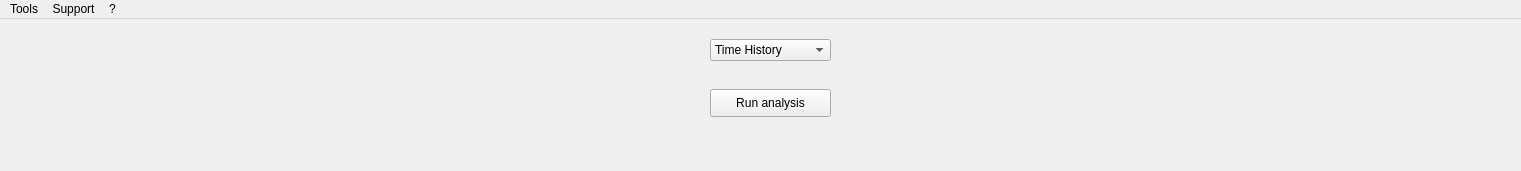
<?xml version="1.0" encoding="UTF-8"?>
<ui version="4.0">
 <class>MainWindow</class>
 <widget class="QMainWindow" name="MainWindow">
  <property name="geometry">
   <rect>
    <x>0</x>
    <y>0</y>
    <width>1521</width>
    <height>171</height>
   </rect>
  </property>
  <property name="windowTitle">
   <string>NC92-Soil</string>
  </property>
  <widget class="QWidget" name="centralwidget">
   <widget class="Line" name="line">
    <property name="geometry">
     <rect>
      <x>30</x>
      <y>560</y>
      <width>1261</width>
      <height>16</height>
     </rect>
    </property>
    <property name="orientation">
     <enum>Qt::Horizontal</enum>
    </property>
   </widget>
   <widget class="QPushButton" name="pushButton_run">
    <property name="geometry">
     <rect>
      <x>710</x>
      <y>70</y>
      <width>121</width>
      <height>28</height>
     </rect>
    </property>
    <property name="text">
     <string>Run analysis</string>
    </property>
   </widget>
   <widget class="QGroupBox" name="groupBox_TH">
    <property name="geometry">
     <rect>
      <x>20</x>
      <y>570</y>
      <width>741</width>
      <height>281</height>
     </rect>
    </property>
    <property name="autoFillBackground">
     <bool>true</bool>
    </property>
    <property name="title">
     <string>Time history</string>
    </property>
    <widget class="MplWidget" name="graphWidget_TH" native="true">
     <property name="geometry">
      <rect>
       <x>10</x>
       <y>20</y>
       <width>701</width>
       <height>151</height>
      </rect>
     </property>
    </widget>
    <widget class="QLineEdit" name="lineEdit_FS">
     <property name="geometry">
      <rect>
       <x>70</x>
       <y>190</y>
       <width>113</width>
       <height>22</height>
      </rect>
     </property>
     <property name="toolTip">
      <string>If specified in input file, sample frequency will be automatically imported from input file</string>
     </property>
     <property name="text">
      <string>200</string>
     </property>
    </widget>
    <widget class="QLabel" name="label_7">
     <property name="geometry">
      <rect>
       <x>10</x>
       <y>190</y>
       <width>51</width>
       <height>16</height>
      </rect>
     </property>
     <property name="font">
      <font>
       <bold>false</bold>
      </font>
     </property>
     <property name="text">
      <string>FS [Hz]</string>
     </property>
    </widget>
    <widget class="QLabel" name="label_8">
     <property name="geometry">
      <rect>
       <x>260</x>
       <y>190</y>
       <width>81</width>
       <height>16</height>
      </rect>
     </property>
     <property name="font">
      <font>
       <bold>false</bold>
      </font>
     </property>
     <property name="text">
      <string>Original units</string>
     </property>
    </widget>
    <widget class="QComboBox" name="comboBox_Units">
     <property name="geometry">
      <rect>
       <x>350</x>
       <y>190</y>
       <width>91</width>
       <height>22</height>
      </rect>
     </property>
     <item>
      <property name="text">
       <string>g</string>
      </property>
     </item>
     <item>
      <property name="text">
       <string>cm/s^2</string>
      </property>
     </item>
     <item>
      <property name="text">
       <string>m/s^2</string>
      </property>
     </item>
    </widget>
    <widget class="QPushButton" name="pushButton_loadTH">
     <property name="geometry">
      <rect>
       <x>590</x>
       <y>190</y>
       <width>121</width>
       <height>28</height>
      </rect>
     </property>
     <property name="text">
      <string>Load time history</string>
     </property>
    </widget>
    <widget class="QComboBox" name="comboBox_eventList">
     <property name="enabled">
      <bool>false</bool>
     </property>
     <property name="geometry">
      <rect>
       <x>100</x>
       <y>240</y>
       <width>621</width>
       <height>22</height>
      </rect>
     </property>
    </widget>
    <widget class="QLabel" name="label_14">
     <property name="geometry">
      <rect>
       <x>10</x>
       <y>240</y>
       <width>71</width>
       <height>16</height>
      </rect>
     </property>
     <property name="font">
      <font>
       <bold>false</bold>
      </font>
     </property>
     <property name="text">
      <string>File name</string>
     </property>
    </widget>
   </widget>
   <widget class="QComboBox" name="comboBox_THorRVT">
    <property name="geometry">
     <rect>
      <x>710</x>
      <y>20</y>
      <width>121</width>
      <height>22</height>
     </rect>
    </property>
    <item>
     <property name="text">
      <string>Time History</string>
     </property>
    </item>
    <item>
     <property name="text">
      <string>RVT</string>
     </property>
    </item>
   </widget>
   <widget class="QGroupBox" name="groupBox_RVT">
    <property name="geometry">
     <rect>
      <x>20</x>
      <y>570</y>
      <width>741</width>
      <height>301</height>
     </rect>
    </property>
    <property name="autoFillBackground">
     <bool>true</bool>
    </property>
    <property name="title">
     <string>RVT</string>
    </property>
    <widget class="QLabel" name="label_18">
     <property name="geometry">
      <rect>
       <x>10</x>
       <y>240</y>
       <width>71</width>
       <height>16</height>
      </rect>
     </property>
     <property name="text">
      <string>File name</string>
     </property>
    </widget>
    <widget class="QComboBox" name="comboBox_spectraList">
     <property name="enabled">
      <bool>false</bool>
     </property>
     <property name="geometry">
      <rect>
       <x>100</x>
       <y>240</y>
       <width>621</width>
       <height>22</height>
      </rect>
     </property>
    </widget>
    <widget class="MplWidget" name="graphWidget_Spectrum" native="true">
     <property name="geometry">
      <rect>
       <x>10</x>
       <y>20</y>
       <width>701</width>
       <height>151</height>
      </rect>
     </property>
    </widget>
    <widget class="QLabel" name="label_19">
     <property name="geometry">
      <rect>
       <x>360</x>
       <y>190</y>
       <width>81</width>
       <height>16</height>
      </rect>
     </property>
     <property name="font">
      <font>
       <bold>false</bold>
      </font>
     </property>
     <property name="text">
      <string>Original units</string>
     </property>
    </widget>
    <widget class="QPushButton" name="pushButton_loadSpectra">
     <property name="geometry">
      <rect>
       <x>590</x>
       <y>190</y>
       <width>121</width>
       <height>28</height>
      </rect>
     </property>
     <property name="text">
      <string>Load target spectra</string>
     </property>
    </widget>
    <widget class="QComboBox" name="comboBox_SpectraUnits">
     <property name="geometry">
      <rect>
       <x>450</x>
       <y>190</y>
       <width>91</width>
       <height>22</height>
      </rect>
     </property>
     <item>
      <property name="text">
       <string>g</string>
      </property>
     </item>
     <item>
      <property name="text">
       <string>cm/s^2</string>
      </property>
     </item>
     <item>
      <property name="text">
       <string>m/s^2</string>
      </property>
     </item>
    </widget>
    <widget class="QLabel" name="label_20">
     <property name="geometry">
      <rect>
       <x>10</x>
       <y>190</y>
       <width>81</width>
       <height>16</height>
      </rect>
     </property>
     <property name="text">
      <string>Duration [s]</string>
     </property>
    </widget>
    <widget class="QLineEdit" name="lineEdit_duration">
     <property name="geometry">
      <rect>
       <x>100</x>
       <y>190</y>
       <width>51</width>
       <height>22</height>
      </rect>
     </property>
     <property name="text">
      <string>5</string>
     </property>
    </widget>
    <widget class="QLineEdit" name="lineEdit_damping">
     <property name="geometry">
      <rect>
       <x>270</x>
       <y>190</y>
       <width>51</width>
       <height>22</height>
      </rect>
     </property>
     <property name="text">
      <string>0.05</string>
     </property>
    </widget>
    <widget class="QLabel" name="label_21">
     <property name="geometry">
      <rect>
       <x>200</x>
       <y>190</y>
       <width>61</width>
       <height>16</height>
      </rect>
     </property>
     <property name="text">
      <string>Damping</string>
     </property>
    </widget>
    <widget class="QComboBox" name="comboBox_showWhat">
     <property name="geometry">
      <rect>
       <x>10</x>
       <y>270</y>
       <width>131</width>
       <height>22</height>
      </rect>
     </property>
     <item>
      <property name="text">
       <string>Show RS</string>
      </property>
     </item>
     <item>
      <property name="text">
       <string>Show FAS</string>
      </property>
     </item>
    </widget>
    <widget class="QCheckBox" name="checkBox_xlog">
     <property name="geometry">
      <rect>
       <x>180</x>
       <y>270</y>
       <width>111</width>
       <height>20</height>
      </rect>
     </property>
     <property name="text">
      <string>X log scale</string>
     </property>
    </widget>
    <widget class="QCheckBox" name="checkBox_ylog">
     <property name="geometry">
      <rect>
       <x>280</x>
       <y>270</y>
       <width>111</width>
       <height>20</height>
      </rect>
     </property>
     <property name="text">
      <string>Y log scale</string>
     </property>
    </widget>
   </widget>
   <widget class="QWidget" name="layoutWidget">
    <property name="geometry">
     <rect>
      <x>950</x>
      <y>180</y>
      <width>113</width>
      <height>100</height>
     </rect>
    </property>
    <layout class="QVBoxLayout" name="verticalLayout"/>
   </widget>
   <zorder>groupBox_RVT</zorder>
   <zorder>groupBox_TH</zorder>
   <zorder>line</zorder>
   <zorder>pushButton_run</zorder>
   <zorder>comboBox_THorRVT</zorder>
   <zorder>layoutWidget</zorder>
  </widget>
  <widget class="QMenuBar" name="menubar">
   <property name="geometry">
    <rect>
     <x>0</x>
     <y>0</y>
     <width>1521</width>
     <height>24</height>
    </rect>
   </property>
   <widget class="QMenu" name="menu">
    <property name="title">
     <string>?</string>
    </property>
    <addaction name="actionAbout"/>
   </widget>
   <widget class="QMenu" name="menuTools">
    <property name="title">
     <string>Tools</string>
    </property>
    <widget class="QMenu" name="menuMerge_and_make_stats">
     <property name="title">
      <string>Merge and make stats</string>
     </property>
     <addaction name="actionGenerate_only_master"/>
     <addaction name="actionGenerate_master_and_sub"/>
    </widget>
    <addaction name="actionGenerateStochastic"/>
    <addaction name="separator"/>
    <addaction name="actionGeneratePermutated"/>
    <addaction name="actionGenerate_NTC"/>
    <addaction name="separator"/>
    <addaction name="menuMerge_and_make_stats"/>
   </widget>
   <widget class="QMenu" name="menuSupport">
    <property name="title">
     <string>Support</string>
    </property>
    <addaction name="actionLoadspectra"/>
    <addaction name="actionRun_analysis"/>
   </widget>
   <addaction name="menuTools"/>
   <addaction name="menuSupport"/>
   <addaction name="menu"/>
  </widget>
  <action name="actionAbout">
   <property name="text">
    <string>About</string>
   </property>
  </action>
  <action name="actionGenerateStochastic">
   <property name="text">
    <string>Generate stochastic profiles</string>
   </property>
  </action>
  <action name="actionGeneratePermutated">
   <property name="text">
    <string>Generate permutated profiles (beta)</string>
   </property>
  </action>
  <action name="actionGenerate_NTC">
   <property name="text">
    <string>Generate NTC spectra</string>
   </property>
  </action>
  <action name="actionGenerate_master_and_sub">
   <property name="text">
    <string>Generate master report with subreport</string>
   </property>
  </action>
  <action name="actionGenerate_master_report">
   <property name="text">
    <string>Generate master report</string>
   </property>
  </action>
  <action name="actionGenerate_only_master">
   <property name="text">
    <string>Generate master report</string>
   </property>
  </action>
  <action name="actionLoadspectra">
   <property name="text">
    <string>Load target spectra</string>
   </property>
  </action>
  <action name="actionRun_analysis">
   <property name="enabled">
    <bool>false</bool>
   </property>
   <property name="text">
    <string>Run batch analysis</string>
   </property>
  </action>
 </widget>
 <customwidgets>
  <customwidget>
   <class>MplWidget</class>
   <extends>QWidget</extends>
   <header>mplwidget</header>
   <container>1</container>
  </customwidget>
 </customwidgets>
 <resources/>
 <connections/>
</ui>
